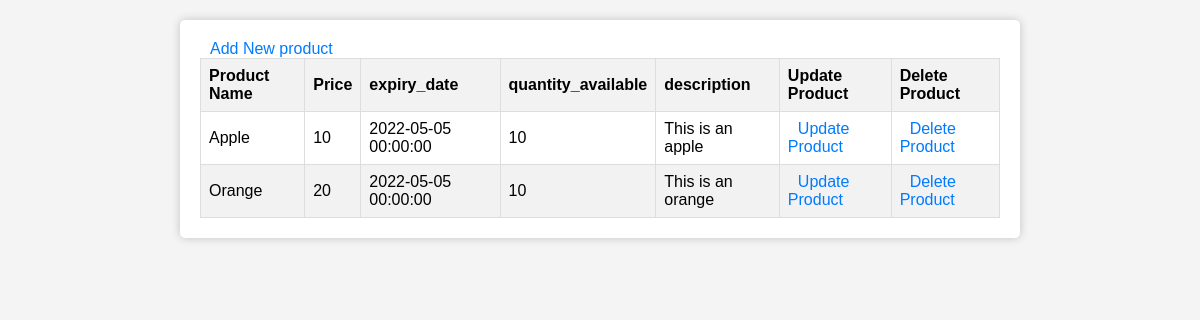
/view_category/1, run on the app's committed database.
### main.py (models this page shows)
class Product(db.Model):
        id = db.Column(db.Integer, primary_key = True, autoincrement=True)
        name = db.Column(db.String(200), nullable = False)
        price = db.Column(db.Integer, nullable = False)
        expiry_date = db.Column(db.DateTime , default = datetime.now())
        quantity_available = db.Column(db.Integer, nullable = False)
        section_id = db.Column(db.Integer, db.ForeignKey('section.id'), nullable=False)  # Define a foreign key to establish the relationship
        description = db.Column(db.String(200), nullable = False)

### main.py (the view)
@app.route('/view_category/<int:category_id>', methods=['GET', 'POST'])
def view_category(category_id):
     category= Section.query.get_or_404(category_id)
     print(category.id,category.name)
     products = Product.query.filter_by(section_id=category_id).all()
     return render_template('view_category.html',cat=category,products=products)

### templates/view_category.html (shortened to what this page needs)
<!DOCTYPE html>
<html lang="en">
<head>
</head>
<body>
    <div class="container">
        <a href="/add_product/{{cat.id}}">Add New product</a>
        <table class="styled-table">
            <thead>
                <tr>
                    <th>Product Name</th>
                    <th>Price</th>
                    <th>expiry_date</th>
                    <th>quantity_available</th>
                    <th>description</th>
                    <th>Update Product</th>
                    <th>Delete Product</th>
                </tr>
            </thead>
            <tbody>
                {% for prod in products %}
                    <tr>
                        <td>{{ prod.name }}</td>
                        <td>{{ prod.price }}</td>
                        <td>{{ prod.expiry_date }}</td>
                        <td>{{ prod.quantity_available }}</td>
                        <td>{{ prod.description }}</td>
                        <td><a href="/update_product/{{ prod['id'] }}">Update Product</a></td>
                        <td><a href="/delete_product/{{ prod['id'] }}">Delete Product</a></td>
                    </tr>
                {% endfor %}
            </tbody>
        </table>
    </div>
</body>
</html>

### templates/view_category.html (style rules this page uses)
body { font-family: Arial, sans-serif; margin: 0; padding: 0; background-color: #f4f4f4; }
.container { max-width: 800px; margin: 20px auto; padding: 20px; background-color: #fff; border-radius: 5px; box-shadow: 0 0 10px rgba(0, 0, 0, 0.2); }
a { text-decoration: none; color: #007BFF; margin-left: 10px; }
.styled-table { border-collapse: collapse; width: 100%; }
.styled-table th, .styled-table td { border: 1px solid #ddd; padding: 8px; text-align: left; }
.styled-table th { background-color: #f2f2f2; }
.styled-table tr:nth-child(even) { background-color: #f2f2f2; }

### data on the page
Product: name "Apple", price "10", expiry_date "2022-05-05 00:00:00", quantity_available "10", description "This is an apple"
Product: name "Orange", price "20", expiry_date "2022-05-05 00:00:00", quantity_available "10", description "This is an orange"
